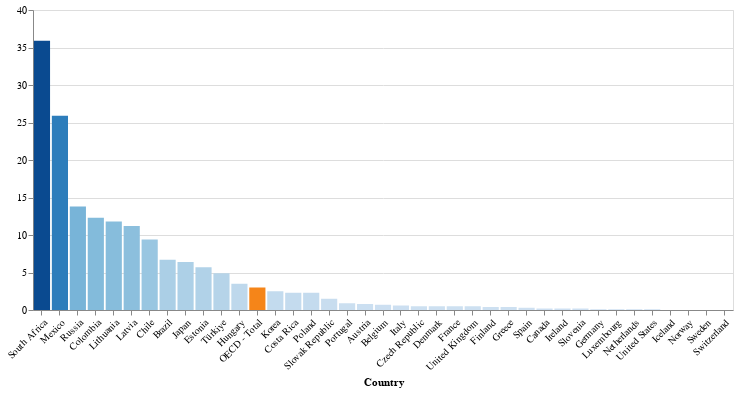

The notebook cell saved with this chart:
### Code cell
color_scale = alt.condition(
    alt.datum.Country == 'OECD - Total',  # If the country is 'OECD - Total'
    alt.value('#f58519'), 
    alt.Color('y:Q', scale=alt.Scale(scheme='blues'), legend=None)
)

alt.Chart(source).mark_bar().encode(
    x=alt.X('Country:N', sort='-y', axis=alt.Axis(labelAngle=-45)),
    y=alt.Y('y:Q', title=''),
    color=color_scale,
    tooltip=[alt.Tooltip('Country:N', title='Country'), alt.Tooltip('y:Q', title='Value')]
).properties(
    width=700,
    height=300
).transform_calculate(
    y=f'datum[{indicator_param.name}]' # Variable Y axis
).transform_filter(
    'isValid(datum.y)' # Removes NaN values
).add_params(
    indicator_param # Add dropdown parameter
)

### Figure 1 — Vega-Lite specification as saved in the notebook (floating-point values rounded to 4 significant figures)
{"config": {"view": {"continuousWidth": 300, "continuousHeight": 300}}, "data": {"name": "data-92223840bf181998e7c5a11baa01bb5c"}, "mark": {"type": "bar"}, "encoding": {"color": {"condition": {"test": "(datum.Country === 'OECD - Total')", "value": "#f58519"}, "field": "y", "legend": null, "scale": {"scheme": "blues"}, "type": "quantitative"}, "tooltip": [{"field": "Country", "title": "Country", "type": "nominal"}, {"field": "y", "title": "Value", "type": "quantitative"}], "x": {"axis": {"labelAngle": -45}, "field": "Country", "sort": "-y", "type": "nominal"}, "y": {"field": "y", "title": "", "type": "quantitative"}}, "height": 300, "params": [{"name": "param_1", "bind": {"input": "select", "options": ["Dwellings without basic facilities", "Housing expenditure", "Rooms per person", "Household net adjusted disposable income", "Household net wealth", "Labour market insecurity", "Employment rate", "Long-term unemployment rate", "Personal earnings", "Quality of support network", "Educational attainment", "Student skills", "Years in education", "Air pollution", "Water quality", "Stakeholder engagement for developing regulations", "Voter turnout", "Life expectancy", "Self-reported health", "Life satisfaction", "Feeling safe walking alone at night", "Homicide rate", "Employees working very long hours", "Time devoted to leisure and personal care"], "name": "Indicator"}, "value": "Dwellings without basic facilities"}], "transform": [{"calculate": "datum[param_1]", "as": "y"}, {"filter": "isValid(datum.y)"}], "width": 700, "$schema": "https://vega.github.io/schema/vega-lite/v5.14.1.json", "datasets": {"data-92223840bf181998e7c5a11baa01bb5c": [{"Country": "Australia", "Dwellings without basic facilities": null, "Housing expenditure": 19.4, "Rooms per person": null, "Household net adjusted disposable income": 37430.0, "Household net wealth": 528800.0, "Labour market insecurity": 3.1, "Employment rate": 73, "Long-term unemployment rate": 1.0, "Personal earnings": 55210.0, "Quality of support network": 93, "Educational attainment": 84.0, "Student skills": 499.0, "Years in education": 20.0, "Air pollution": 6.7, "Water quality": 92, "Stakeholder engagement for developing regulations": 2.7, "Voter turnout": 92, "Life expectancy": 83.0, "Self-reported health": 85.0, "Life satisfaction": 7.1, "Feeling safe walking alone at night": 67, "Homicide rate": 0.9, "Employees working very long hours": 12.5, "Time devoted to leisure and personal care": 14.36}, {"Country": "Austria", "Dwellings without basic facilities": 0.8, "Housing expenditure": 20.8, "Rooms per person": 1.6, "Household net adjusted disposable income": 37000.0, "Household net wealth": 309600.0, "Labour market insecurity": 2.3, "Employment rate": 72, "Long-term unemployment rate": 1.3, "Personal earnings": 53130.0, "Quality of support network": 92, "Educational attainment": 86.0, "Student skills": 491.0, "Years in education": 17.0, "Air pollution": 12.2, "Water quality": 92, "Stakeholder engagement for developing regulations": 1.3, "Voter turnout": 76, "Life expectancy": 82.0, "Self-reported health": 71.0, "Life satisfaction": 7.2, "Feeling safe walking alone at night": 86, "Homicide rate": 0.5, "Employees working very long hours": 5.3, "Time devoted to leisure and personal care": 14.51}, {"Country": "Belgium", "Dwellings without basic facilities": 0.7, "Housing expenditure": 20.0, "Rooms per person": 2.1, "Household net adjusted disposable income": 34880.0, "Household net wealth": 447600.0, "Labour market insecurity": 2.4, "Employment rate": 65, "Long-term unemployment rate": 2.3, "Personal earnings": 54330.0, "Quality of support network": 90, "Educational attainment": 80.0, "Student skills": 500.0, "Years in education": 19.0, "Air pollution": 12.8, "Water quality": 79, "Stakeholder engagement for developing regulations": 2.0, "Voter turnout": 88, "Life expectancy": 82.1, "Self-reported health": 74.0, "Life satisfaction": 6.8, "Feeling safe walking alone at night": 56, "Homicide rate": 1.1, "Employees working very long hours": 4.3, "Time devoted to leisure and personal care": 15.52}, {"Country": "Canada", "Dwellings without basic facilities": 0.2, "Housing expenditure": 22.9, "Rooms per person": 2.6, "Household net adjusted disposable income": 34420.0, "Household net wealth": 478200.0, "Labour market insecurity": 3.8, "Employment rate": 70, "Long-term unemployment rate": 0.5, "Personal earnings": 55340.0, "Quality of support network": 93, "Educational attainment": 92.0, "Student skills": 517.0, "Years in education": 17.0, "Air pollution": 7.1, "Water quality": 90, "Stakeholder engagement for developing regulations": 2.9, "Voter turnout": 68, "Life expectancy": 82.1, "Self-reported health": 89.0, "Life satisfaction": 7.0, "Feeling safe walking alone at night": 78, "Homicide rate": 1.2, "Employees working very long hours": 3.3, "Time devoted to leisure and personal care": 14.57}, {"Country": "Chile", "Dwellings without basic facilities": 9.4, "Housing expenditure": 18.4, "Rooms per person": 1.9, "Household net adjusted disposable income": null, "Household net wealth": 135800.0, "Labour market insecurity": 7.0, "Employment rate": 56, "Long-term unemployment rate": null, "Personal earnings": 26730.0, "Quality of support network": 88, "Educational attainment": 67.0, "Student skills": 438.0, "Years in education": 17.0, "Air pollution": 23.4, "Water quality": 62, "Stakeholder engagement for developing regulations": 1.3, "Voter turnout": 47, "Life expectancy": 80.6, "Self-reported health": 60.0, "Life satisfaction": 6.2, "Feeling safe walking alone at night": 41, "Homicide rate": 2.4, "Employees working very long hours": 7.7, "Time devoted to leisure and personal care": null}, {"Country": "Colombia", "Dwellings without basic facilities": 12.3, "Housing expenditure": null, "Rooms per person": 1.0, "Household net adjusted disposable income": null, "Household net wealth": null, "Labour market insecurity": null, "Employment rate": 58, "Long-term unemployment rate": 1.1, "Personal earnings": null, "Quality of support network": 80, "Educational attainment": 59.0, "Student skills": 406.0, "Years in education": 14.0, "Air pollution": 22.6, "Water quality": 82, "Stakeholder engagement for developing regulations": 1.4, "Voter turnout": 53, "Life expectancy": 76.7, "Self-reported health": 80.0, "Life satisfaction": 5.7, "Feeling safe walking alone at night": 50, "Homicide rate": 23.1, "Employees working very long hours": 23.7, "Time devoted to leisure and personal care": null}, {"Country": "Costa Rica", "Dwellings without basic facilities": 2.3, "Housing expenditure": 17.0, "Rooms per person": 1.2, "Household net adjusted disposable income": 16520.0, "Household net wealth": null, "Labour market insecurity": null, "Employment rate": 55, "Long-term unemployment rate": 1.5, "Personal earnings": null, "Quality of support network": 82, "Educational attainment": 43.0, "Student skills": 415.0, "Years in education": null, "Air pollution": 17.5, "Water quality": 87, "Stakeholder engagement for developing regulations": 1.8, "Voter turnout": 66, "Life expectancy": 80.5, "Self-reported health": 73.0, "Life satisfaction": 6.3, "Feeling safe walking alone at night": 47, "Homicide rate": 10.0, "Employees working very long hours": 22.0, "Time devoted to leisure and personal care": null}, {"Country": "Czech Republic", "Dwellings without basic facilities": 0.5, "Housing expenditure": 23.4, "Rooms per person": 1.5, "Household net adjusted disposable income": 26660.0, "Household net wealth": null, "Labour market insecurity": 2.3, "Employment rate": 74, "Long-term unemployment rate": 0.6, "Personal earnings": 29880.0, "Quality of support network": 96, "Educational attainment": 94.0, "Student skills": 495.0, "Years in education": 18.0, "Air pollution": 17.0, "Water quality": 89, "Stakeholder engagement for developing regulations": 1.6, "Voter turnout": 62, "Life expectancy": 79.3, "Self-reported health": 62.0, "Life satisfaction": 6.9, "Feeling safe walking alone at night": 77, "Homicide rate": 0.7, "Employees working very long hours": 4.5, "Time devoted to leisure and personal care": null}, {"Country": "Denmark", "Dwellings without basic facilities": 0.5, "Housing expenditure": 23.3, "Rooms per person": 1.9, "Household net adjusted disposable income": 33770.0, "Household net wealth": 149900.0, "Labour market insecurity": 4.5, "Employment rate": 74, "Long-term unemployment rate": 0.9, "Personal earnings": 58430.0, "Quality of support network": 95, "Educational attainment": 82.0, "Student skills": 501.0, "Years in education": 19.0, "Air pollution": 10.0, "Water quality": 93, "Stakeholder engagement for developing regulations": 2.0, "Voter turnout": 85, "Life expectancy": 81.5, "Self-reported health": 70.0, "Life satisfaction": 7.5, "Feeling safe walking alone at night": 85, "Homicide rate": 0.5, "Employees working very long hours": 1.1, "Time devoted to leisure and personal care": null}, {"Country": "Estonia", "Dwellings without basic facilities": 5.7, "Housing expenditure": 17.0, "Rooms per person": 1.7, "Household net adjusted disposable income": 23780.0, "Household net wealth": 188600.0, "Labour market insecurity": 5.4, "Employment rate": 74, "Long-term unemployment rate": 1.2, "Personal earnings": 30720.0, "Quality of support network": 95, "Educational attainment": 91.0, "Student skills": 526.0, "Years in education": 18.0, "Air pollution": 5.9, "Water quality": 86, "Stakeholder engagement for developing regulations": 2.7, "Voter turnout": 64, "Life expectancy": 78.8, "Self-reported health": 57.0, "Life satisfaction": 6.5, "Feeling safe walking alone at night": 79, "Homicide rate": 1.9, "Employees working very long hours": 2.2, "Time devoted to leisure and personal care": 14.98}, {"Country": "Finland", "Dwellings without basic facilities": 0.4, "Housing expenditure": 23.1, "Rooms per person": 1.9, "Household net adjusted disposable income": 33470.0, "Household net wealth": 230000.0, "Labour market insecurity": 2.2, "Employment rate": 72, "Long-term unemployment rate": 1.2, "Personal earnings": 46230.0, "Quality of support network": 96, "Educational attainment": 91.0, "Student skills": 516.0, "Years in education": 20.0, "Air pollution": 5.5, "Water quality": 97, "Stakeholder engagement for developing regulations": 2.2, "Voter turnout": 69, "Life expectancy": 82.1, "Self-reported health": 68.0, "Life satisfaction": 7.9, "Feeling safe walking alone at night": 88, "Homicide rate": 1.2, "Employees working very long hours": 3.6, "Time devoted to leisure and personal care": 15.17}, {"Country": "France", "Dwellings without basic facilities": 0.5, "Housing expenditure": 20.7, "Rooms per person": 1.8, "Household net adjusted disposable income": 34380.0, "Household net wealth": 298600.0, "Labour market insecurity": 3.1, "Employment rate": 65, "Long-term unemployment rate": 2.9, "Personal earnings": 45580.0, "Quality of support network": 94, "Educational attainment": 81.0, "Student skills": 494.0, "Years in education": 17.0, "Air pollution": 11.4, "Water quality": 78, "Stakeholder engagement for developing regulations": 2.1, "Voter turnout": 75, "Life expectancy": 82.9, "Self-reported health": 67.0, "Life satisfaction": 6.7, "Feeling safe walking alone at night": 74, "Homicide rate": 0.4, "Employees working very long hours": 7.7, "Time devoted to leisure and personal care": 16.2}, {"Country": "Germany", "Dwellings without basic facilities": 0.1, "Housing expenditure": 20.0, "Rooms per person": 1.8, "Household net adjusted disposable income": 38970.0, "Household net wealth": 304300.0, "Labour market insecurity": 1.4, "Employment rate": 77, "Long-term unemployment rate": 1.2, "Personal earnings": 53740.0, "Quality of support network": 90, "Educational attainment": 86.0, "Student skills": 500.0, "Years in education": 18.0, "Air pollution": 12.0, "Water quality": 91, "Stakeholder engagement for developing regulations": 1.8, "Voter turnout": 76, "Life expectancy": 81.4, "Self-reported health": 66.0, "Life satisfaction": 7.3, "Feeling safe walking alone at night": 76, "Homicide rate": 0.4, "Employees working very long hours": 3.9, "Time devoted to leisure and personal care": 15.62}, {"Country": "Greece", "Dwellings without basic facilities": 0.4, "Housing expenditure": 21.8, "Rooms per person": 1.2, "Household net adjusted disposable income": 20790.0, "Household net wealth": 148300.0, "Labour market insecurity": 21.7, "Employment rate": 56, "Long-term unemployment rate": 10.8, "Personal earnings": 27210.0, "Quality of support network": 78, "Educational attainment": 76.0, "Student skills": 453.0, "Years in education": 19.0, "Air pollution": 14.5, "Water quality": 67, "Stakeholder engagement for developing regulations": 1.8, "Voter turnout": 58, "Life expectancy": 81.7, "Self-reported health": 79.0, "Life satisfaction": 5.8, "Feeling safe walking alone at night": 69, "Homicide rate": 1.0, "Employees working very long hours": 4.5, "Time devoted to leisure and personal care": 15.03}, {"Country": "Hungary", "Dwellings without basic facilities": 3.5, "Housing expenditure": 19.9, "Rooms per person": 1.4, "Household net adjusted disposable income": 21030.0, "Household net wealth": 150300.0, "Labour market insecurity": 3.8, "Employment rate": 70, "Long-term unemployment rate": 1.2, "Personal earnings": 25410.0, "Quality of support network": 94, "Educational attainment": 86.0, "Student skills": 479.0, "Years in education": 16.0, "Air pollution": 16.7, "Water quality": 81, "Stakeholder engagement for developing regulations": 1.2, "Voter turnout": 70, "Life expectancy": 76.4, "Self-reported health": 58.0, "Life satisfaction": 6.0, "Feeling safe walking alone at night": 74, "Homicide rate": 0.9, "Employees working very long hours": 1.5, "Time devoted to leisure and personal care": 15.08}, {"Country": "Iceland", "Dwellings without basic facilities": 0.0, "Housing expenditure": null, "Rooms per person": 1.6, "Household net adjusted disposable income": null, "Household net wealth": null, "Labour market insecurity": 1.0, "Employment rate": 78, "Long-term unemployment rate": 0.7, "Personal earnings": 67490.0, "Quality of support network": 98, "Educational attainment": 76.0, "Student skills": 481.0, "Years in education": 19.0, "Air pollution": 6.4, "Water quality": 97, "Stakeholder engagement for developing regulations": 2.1, "Voter turnout": 81, "Life expectancy": 83.2, "Self-reported health": 77.0, "Life satisfaction": 7.6, "Feeling safe walking alone at night": 85, "Homicide rate": 0.3, "Employees working very long hours": 11.7, "Time devoted to leisure and personal care": null}, {"Country": "Ireland", "Dwellings without basic facilities": 0.2, "Housing expenditure": 20.6, "Rooms per person": 2.1, "Household net adjusted disposable income": 29490.0, "Household net wealth": 370300.0, "Labour market insecurity": 2.6, "Employment rate": 68, "Long-term unemployment rate": 1.2, "Personal earnings": 49470.0, "Quality of support network": 96, "Educational attainment": 85.0, "Student skills": 505.0, "Years in education": 18.0, "Air pollution": 7.8, "Water quality": 80, "Stakeholder engagement for developing regulations": 1.3, "Voter turnout": 63, "Life expectancy": 82.8, "Self-reported health": 84.0, "Life satisfaction": 7.0, "Feeling safe walking alone at night": 76, "Homicide rate": 0.5, "Employees working very long hours": 4.7, "Time devoted to leisure and personal care": 14.54}, {"Country": "Israel", "Dwellings without basic facilities": null, "Housing expenditure": null, "Rooms per person": 1.2, "Household net adjusted disposable income": null, "Household net wealth": null, "Labour market insecurity": 4.6, "Employment rate": 67, "Long-term unemployment rate": 0.2, "Personal earnings": 39320.0, "Quality of support network": 95, "Educational attainment": 88.0, "Student skills": 465.0, "Years in education": 16.0, "Air pollution": 19.7, "Water quality": 77, "Stakeholder engagement for developing regulations": 2.5, "Voter turnout": 67, "Life expectancy": 82.9, "Self-reported health": 74.0, "Life satisfaction": 7.2, "Feeling safe walking alone at night": 80, "Homicide rate": 1.5, "Employees working very long hours": 14.1, "Time devoted to leisure and personal care": null}, {"Country": "Italy", "Dwellings without basic facilities": 0.6, "Housing expenditure": 22.5, "Rooms per person": 1.4, "Household net adjusted disposable income": 29430.0, "Household net wealth": 295000.0, "Labour market insecurity": 8.6, "Employment rate": 58, "Long-term unemployment rate": 4.8, "Personal earnings": 37770.0, "Quality of support network": 89, "Educational attainment": 63.0, "Student skills": 477.0, "Years in education": 17.0, "Air pollution": 15.9, "Water quality": 77, "Stakeholder engagement for developing regulations": 2.5, "Voter turnout": 73, "Life expectancy": 83.6, "Self-reported health": 73.0, "Life satisfaction": 6.5, "Feeling safe walking alone at night": 73, "Homicide rate": 0.5, "Employees working very long hours": 3.3, "Time devoted to leisure and personal care": 16.47}, {"Country": "Japan", "Dwellings without basic facilities": 6.4, "Housing expenditure": 21.8, "Rooms per person": 1.9, "Household net adjusted disposable income": 28870.0, "Household net wealth": 294700.0, "Labour market insecurity": 2.7, "Employment rate": 77, "Long-term unemployment rate": 0.8, "Personal earnings": 38520.0, "Quality of support network": 89, "Educational attainment": null, "Student skills": 520.0, "Years in education": 16.0, "Air pollution": 13.7, "Water quality": 87, "Stakeholder engagement for developing regulations": 1.4, "Voter turnout": 53, "Life expectancy": 84.4, "Self-reported health": 37.0, "Life satisfaction": 6.1, "Feeling safe walking alone at night": 77, "Homicide rate": 0.2, "Employees working very long hours": null, "Time devoted to leisure and personal care": 14.1}, {"Country": "Korea", "Dwellings without basic facilities": 2.5, "Housing expenditure": 14.7, "Rooms per person": 1.5, "Household net adjusted disposable income": 24590.0, "Household net wealth": 362300.0, "Labour market insecurity": 2.9, "Employment rate": 66, "Long-term unemployment rate": 0.0, "Personal earnings": 41960.0, "Quality of support network": 80, "Educational attainment": 89.0, "Student skills": 520.0, "Years in education": 17.0, "Air pollution": 27.3, "Water quality": 82, "Stakeholder engagement for developing regulations": 2.9, "Voter turnout": 77, "Life expectancy": 83.3, "Self-reported health": 34.0, "Life satisfaction": 5.8, "Feeling safe walking alone at night": 82, "Homicide rate": 0.8, "Employees working very long hours": null, "Time devoted to leisure and personal care": 14.83}, {"Country": "Latvia", "Dwellings without basic facilities": 11.2, "Housing expenditure": 20.8, "Rooms per person": 1.2, "Household net adjusted disposable income": 19780.0, "Household net wealth": 79240.0, "Labour market insecurity": 6.3, "Employment rate": 72, "Long-term unemployment rate": 2.2, "Personal earnings": 29880.0, "Quality of support network": 92, "Educational attainment": 89.0, "Student skills": 487.0, "Years in education": 18.0, "Air pollution": 12.7, "Water quality": 83, "Stakeholder engagement for developing regulations": 2.2, "Voter turnout": 55, "Life expectancy": 75.5, "Self-reported health": 47.0, "Life satisfaction": 6.2, "Feeling safe walking alone at night": 72, "Homicide rate": 3.7, "Employees working very long hours": 1.6, "Time devoted to leisure and personal care": null}, {"Country": "Lithuania", "Dwellings without basic facilities": 11.8, "Housing expenditure": 18.4, "Rooms per person": 1.5, "Household net adjusted disposable income": 26980.0, "Household net wealth": 182000.0, "Labour market insecurity": null, "Employment rate": 72, "Long-term unemployment rate": 2.5, "Personal earnings": 31810.0, "Quality of support network": 89, "Educational attainment": 94.0, "Student skills": 480.0, "Years in education": 18.0, "Air pollution": 10.5, "Water quality": 83, "Stakeholder engagement for developing regulations": 2.4, "Voter turnout": 57, "Life expectancy": 76.4, "Self-reported health": 46.0, "Life satisfaction": 6.4, "Feeling safe walking alone at night": 62, "Homicide rate": 2.5, "Employees working very long hours": 1.0, "Time devoted to leisure and personal care": null}, {"Country": "Luxembourg", "Dwellings without basic facilities": 0.1, "Housing expenditure": 20.7, "Rooms per person": 2.0, "Household net adjusted disposable income": 44770.0, "Household net wealth": 941200.0, "Labour market insecurity": 2.2, "Employment rate": 67, "Long-term unemployment rate": 1.7, "Personal earnings": 65850.0, "Quality of support network": 91, "Educational attainment": 74.0, "Student skills": 477.0, "Years in education": 15.0, "Air pollution": 10.0, "Water quality": 85, "Stakeholder engagement for developing regulations": 1.7, "Voter turnout": 90, "Life expectancy": 82.7, "Self-reported health": 72.0, "Life satisfaction": 7.4, "Feeling safe walking alone at night": 87, "Homicide rate": 0.2, "Employees working very long hours": 2.8, "Time devoted to leisure and personal care": null}, {"Country": "Mexico", "Dwellings without basic facilities": 25.9, "Housing expenditure": 17.8, "Rooms per person": 1.1, "Household net adjusted disposable income": 16270.0, "Household net wealth": null, "Labour market insecurity": 4.0, "Employment rate": 59, "Long-term unemployment rate": 0.1, "Personal earnings": 16230.0, "Quality of support network": 77, "Educational attainment": 42.0, "Student skills": 416.0, "Years in education": 15.0, "Air pollution": 20.3, "Water quality": 75, "Stakeholder engagement for developing regulations": 3.2, "Voter turnout": 63, "Life expectancy": 75.1, "Self-reported health": 66.0, "Life satisfaction": 6.0, "Feeling safe walking alone at night": 42, "Homicide rate": 26.8, "Employees working very long hours": 27.0, "Time devoted to leisure and personal care": null}, {"Country": "Netherlands", "Dwellings without basic facilities": 0.1, "Housing expenditure": 19.6, "Rooms per person": 2.0, "Household net adjusted disposable income": 34980.0, "Household net wealth": 248600.0, "Labour market insecurity": 2.5, "Employment rate": 78, "Long-term unemployment rate": 0.9, "Personal earnings": 58830.0, "Quality of support network": 94, "Educational attainment": 81.0, "Student skills": 502.0, "Years in education": 19.0, "Air pollution": 12.2, "Water quality": 91, "Stakeholder engagement for developing regulations": 2.6, "Voter turnout": 79, "Life expectancy": 82.2, "Self-reported health": 75.0, "Life satisfaction": 7.5, "Feeling safe walking alone at night": 83, "Homicide rate": 0.6, "Employees working very long hours": 0.3, "Time devoted to leisure and personal care": 15.45}, {"Country": "New Zealand", "Dwellings without basic facilities": null, "Housing expenditure": 25.0, "Rooms per person": 2.4, "Household net adjusted disposable income": 39020.0, "Household net wealth": 514200.0, "Labour market insecurity": 4.5, "Employment rate": 77, "Long-term unemployment rate": 0.4, "Personal earnings": 45270.0, "Quality of support network": 95, "Educational attainment": 81.0, "Student skills": 503.0, "Years in education": 18.0, "Air pollution": 6.0, "Water quality": 85, "Stakeholder engagement for developing regulations": 2.5, "Voter turnout": 82, "Life expectancy": 82.1, "Self-reported health": 86.0, "Life satisfaction": 7.3, "Feeling safe walking alone at night": 66, "Homicide rate": 1.3, "Employees working very long hours": 14.0, "Time devoted to leisure and personal care": 14.87}, {"Country": "Norway", "Dwellings without basic facilities": 0.0, "Housing expenditure": 17.7, "Rooms per person": 2.1, "Household net adjusted disposable income": 39140.0, "Household net wealth": 268400.0, "Labour market insecurity": 2.8, "Employment rate": 75, "Long-term unemployment rate": 0.9, "Personal earnings": 55780.0, "Quality of support network": 96, "Educational attainment": 82.0, "Student skills": 497.0, "Years in education": 18.0, "Air pollution": 6.7, "Water quality": 98, "Stakeholder engagement for developing regulations": 2.2, "Voter turnout": 78, "Life expectancy": 83.0, "Self-reported health": 75.0, "Life satisfaction": 7.3, "Feeling safe walking alone at night": 93, "Homicide rate": 0.6, "Employees working very long hours": 1.4, "Time devoted to leisure and personal care": 15.67}, {"Country": "Poland", "Dwellings without basic facilities": 2.3, "Housing expenditure": 21.2, "Rooms per person": 1.1, "Household net adjusted disposable income": 23680.0, "Household net wealth": 233200.0, "Labour market insecurity": 5.0, "Employment rate": 69, "Long-term unemployment rate": 0.6, "Personal earnings": 32530.0, "Quality of support network": 94, "Educational attainment": 93.0, "Student skills": 513.0, "Years in education": 18.0, "Air pollution": 22.8, "Water quality": 82, "Stakeholder engagement for developing regulations": 2.6, "Voter turnout": 68, "Life expectancy": 78.0, "Self-reported health": 60.0, "Life satisfaction": 6.1, "Feeling safe walking alone at night": 71, "Homicide rate": 0.5, "Employees working very long hours": 4.2, "Time devoted to leisure and personal care": 14.68}, {"Country": "Portugal", "Dwellings without basic facilities": 0.9, "Housing expenditure": 19.6, "Rooms per person": 1.7, "Household net adjusted disposable income": 24880.0, "Household net wealth": 255300.0, "Labour market insecurity": 8.1, "Employment rate": 69, "Long-term unemployment rate": 2.3, "Personal earnings": 28410.0, "Quality of support network": 87, "Educational attainment": 55.0, "Student skills": 492.0, "Years in education": 17.0, "Air pollution": 8.3, "Water quality": 89, "Stakeholder engagement for developing regulations": 1.5, "Voter turnout": 49, "Life expectancy": 81.8, "Self-reported health": 50.0, "Life satisfaction": 5.8, "Feeling safe walking alone at night": 83, "Homicide rate": 0.7, "Employees working very long hours": 5.6, "Time devoted to leisure and personal care": null}, {"Country": "Slovak Republic", "Dwellings without basic facilities": 1.5, "Housing expenditure": 27.4, "Rooms per person": 1.1, "Household net adjusted disposable income": 21150.0, "Household net wealth": 171400.0, "Labour market insecurity": 8.8, "Employment rate": 68, "Long-term unemployment rate": 3.0, "Personal earnings": 23620.0, "Quality of support network": 95, "Educational attainment": 92.0, "Student skills": 469.0, "Years in education": 16.0, "Air pollution": 18.5, "Water quality": 81, "Stakeholder engagement for developing regulations": 3.0, "Voter turnout": 66, "Life expectancy": 77.8, "Self-reported health": 65.0, "Life satisfaction": 6.5, "Feeling safe walking alone at night": 76, "Homicide rate": 0.8, "Employees working very long hours": 4.2, "Time devoted to leisure and personal care": null}, {"Country": "Slovenia", "Dwellings without basic facilities": 0.2, "Housing expenditure": 18.2, "Rooms per person": 1.6, "Household net adjusted disposable income": 25250.0, "Household net wealth": 233300.0, "Labour market insecurity": 5.9, "Employment rate": 71, "Long-term unemployment rate": 1.9, "Personal earnings": 41440.0, "Quality of support network": 95, "Educational attainment": 90.0, "Student skills": 504.0, "Years in education": 18.0, "Air pollution": 17.0, "Water quality": 93, "Stakeholder engagement for developing regulations": 2.5, "Voter turnout": 53, "Life expectancy": 81.6, "Self-reported health": 67.0, "Life satisfaction": 6.5, "Feeling safe walking alone at night": 91, "Homicide rate": 0.4, "Employees working very long hours": 5.6, "Time devoted to leisure and personal care": null}, {"Country": "Spain", "Dwellings without basic facilities": 0.3, "Housing expenditure": 21.7, "Rooms per person": 1.9, "Household net adjusted disposable income": 27160.0, "Household net wealth": 366500.0, "Labour market insecurity": 15.8, "Employment rate": 62, "Long-term unemployment rate": 5.0, "Personal earnings": 37920.0, "Quality of support network": 93, "Educational attainment": 63.0, "Student skills": null, "Years in education": 18.0, "Air pollution": 10.0, "Water quality": 76, "Stakeholder engagement for developing regulations": 1.8, "Voter turnout": 72, "Life expectancy": 83.9, "Self-reported health": 75.0, "Life satisfaction": 6.5, "Feeling safe walking alone at night": 80, "Homicide rate": 0.7, "Employees working very long hours": 2.5, "Time devoted to leisure and personal care": 15.75}, {"Country": "Sweden", "Dwellings without basic facilities": 0.0, "Housing expenditure": 20.1, "Rooms per person": 1.7, "Household net adjusted disposable income": 33730.0, "Household net wealth": null, "Labour market insecurity": 4.4, "Employment rate": 75, "Long-term unemployment rate": 1.0, "Personal earnings": 47020.0, "Quality of support network": 94, "Educational attainment": 84.0, "Student skills": 503.0, "Years in education": 20.0, "Air pollution": 5.8, "Water quality": 97, "Stakeholder engagement for developing regulations": 2.0, "Voter turnout": 87, "Life expectancy": 83.2, "Self-reported health": 76.0, "Life satisfaction": 7.3, "Feeling safe walking alone at night": 79, "Homicide rate": 1.1, "Employees working very long hours": 0.9, "Time devoted to leisure and personal care": null}, {"Country": "Switzerland", "Dwellings without basic facilities": 0.0, "Housing expenditure": 21.4, "Rooms per person": 1.9, "Household net adjusted disposable income": 39700.0, "Household net wealth": null, "Labour market insecurity": null, "Employment rate": 80, "Long-term unemployment rate": 1.7, "Personal earnings": 64820.0, "Quality of support network": 94, "Educational attainment": 89.0, "Student skills": 498.0, "Years in education": 17.0, "Air pollution": 10.1, "Water quality": 96, "Stakeholder engagement for developing regulations": 2.3, "Voter turnout": 45, "Life expectancy": 84.0, "Self-reported health": 81.0, "Life satisfaction": 7.5, "Feeling safe walking alone at night": 86, "Homicide rate": 0.3, "Employees working very long hours": 0.4, "Time devoted to leisure and personal care": null}, {"Country": "Türkiye", "Dwellings without basic facilities": 4.9, "Housing expenditure": 18.9, "Rooms per person": 1.0, "Household net adjusted disposable income": null, "Household net wealth": null, "Labour market insecurity": 13.0, "Employment rate": 48, "Long-term unemployment rate": 3.3, "Personal earnings": null, "Quality of support network": 85, "Educational attainment": 42.0, "Student skills": 462.0, "Years in education": 19.0, "Air pollution": 27.1, "Water quality": 62, "Stakeholder engagement for developing regulations": 1.5, "Voter turnout": 86, "Life expectancy": 78.6, "Self-reported health": 67.0, "Life satisfaction": 4.9, "Feeling safe walking alone at night": 59, "Homicide rate": 1.0, "Employees working very long hours": 25.0, "Time devoted to leisure and personal care": 14.61}, {"Country": "United Kingdom", "Dwellings without basic facilities": 0.5, "Housing expenditure": 23.2, "Rooms per person": 2.0, "Household net adjusted disposable income": 33050.0, "Household net wealth": 524400.0, "Labour market insecurity": 3.3, "Employment rate": 75, "Long-term unemployment rate": 0.9, "Personal earnings": 47150.0, "Quality of support network": 93, "Educational attainment": 82.0, "Student skills": 503.0, "Years in education": 17.0, "Air pollution": 10.1, "Water quality": 82, "Stakeholder engagement for developing regulations": 3.1, "Voter turnout": 68, "Life expectancy": 81.3, "Self-reported health": 73.0, "Life satisfaction": 6.8, "Feeling safe walking alone at night": 78, "Homicide rate": 0.2, "Employees working very long hours": 10.8, "Time devoted to leisure and personal care": 14.94}, {"Country": "United States", "Dwellings without basic facilities": 0.1, "Housing expenditure": 18.3, "Rooms per person": 2.4, "Household net adjusted disposable income": 51150.0, "Household net wealth": 684500.0, "Labour market insecurity": 4.2, "Employment rate": 67, "Long-term unemployment rate": 0.5, "Personal earnings": 69390.0, "Quality of support network": 94, "Educational attainment": 92.0, "Student skills": 495.0, "Years in education": 17.0, "Air pollution": 7.7, "Water quality": 88, "Stakeholder engagement for developing regulations": 3.1, "Voter turnout": 65, "Life expectancy": 78.9, "Self-reported health": 88.0, "Life satisfaction": 7.0, "Feeling safe walking alone at night": 78, "Homicide rate": 6.0, "Employees working very long hours": 10.4, "Time devoted to leisure and personal care": 14.57}, {"Country": "OECD - Total", "Dwellings without basic facilities": 3.0, "Housing expenditure": 20.5, "Rooms per person": 1.7, "Household net adjusted disposable income": 30490.0, "Household net wealth": 324000.0, "Labour market insecurity": 5.1, "Employment rate": 66, "Long-term unemployment rate": 1.3, "Personal earnings": 49160.0, "Quality of support network": 91, "Educational attainment": 79.0, "Student skills": 488.0, "Years in education": 18.0, "Air pollution": 14.0, "Water quality": 84, "Stakeholder engagement for developing regulations": 2.1, "Voter turnout": 69, "Life expectancy": 81.0, "Self-reported health": 68.0, "Life satisfaction": 6.7, "Feeling safe walking alone at night": 74, "Homicide rate": 2.6, "Employees working very long hours": 10.2, "Time devoted to leisure and personal care": 15.07}, {"Country": "Brazil", "Dwellings without basic facilities": 6.7, "Housing expenditure": null, "Rooms per person": null, "Household net adjusted disposable income": null, "Household net wealth": null, "Labour market insecurity": null, "Employment rate": 57, "Long-term unemployment rate": null, "Personal earnings": null, "Quality of support network": 83, "Educational attainment": 57.0, "Student skills": 400.0, "Years in education": 16.0, "Air pollution": 11.7, "Water quality": 70, "Stakeholder engagement for developing regulations": 2.2, "Voter turnout": 80, "Life expectancy": 75.9, "Self-reported health": null, "Life satisfaction": 6.1, "Feeling safe walking alone at night": 45, "Homicide rate": 19.0, "Employees working very long hours": 5.6, "Time devoted to leisure and personal care": null}, {"Country": "Russia", "Dwellings without basic facilities": 13.8, "Housing expenditure": 17.4, "Rooms per person": 1.0, "Household net adjusted disposable income": 19550.0, "Household net wealth": null, "Labour market insecurity": null, "Employment rate": 70, "Long-term unemployment rate": 1.1, "Personal earnings": null, "Quality of support network": 89, "Educational attainment": 95.0, "Student skills": 481.0, "Years in education": 16.0, "Air pollution": 11.8, "Water quality": 62, "Stakeholder engagement for developing regulations": null, "Voter turnout": 68, "Life expectancy": 73.2, "Self-reported health": 43.0, "Life satisfaction": 5.5, "Feeling safe walking alone at night": 64, "Homicide rate": 4.8, "Employees working very long hours": 0.1, "Time devoted to leisure and personal care": null}, {"Country": "South Africa", "Dwellings without basic facilities": 35.9, "Housing expenditure": 18.1, "Rooms per person": null, "Household net adjusted disposable income": 9338.0, "Household net wealth": null, "Labour market insecurity": null, "Employment rate": 39, "Long-term unemployment rate": 17.9, "Personal earnings": null, "Quality of support network": 89, "Educational attainment": 48.0, "Student skills": null, "Years in education": null, "Air pollution": 28.5, "Water quality": 72, "Stakeholder engagement for developing regulations": null, "Voter turnout": 66, "Life expectancy": 64.2, "Self-reported health": null, "Life satisfaction": 4.9, "Feeling safe walking alone at night": 40, "Homicide rate": 13.7, "Employees working very long hours": 15.4, "Time devoted to leisure and personal care": null}]}}
